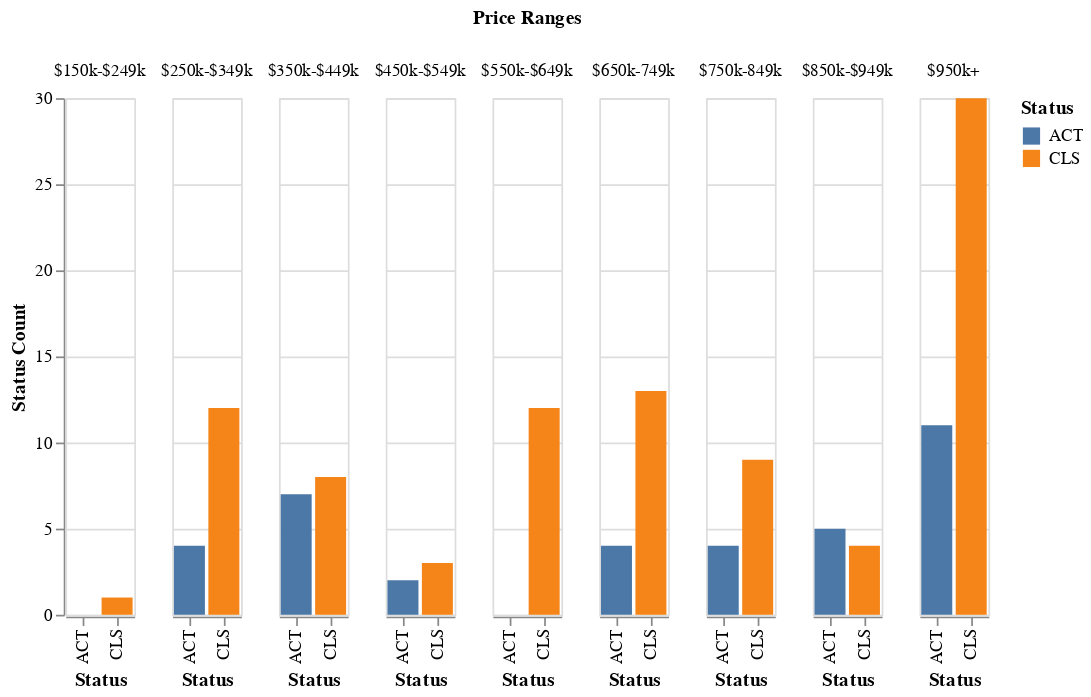

Notebook cell for this chart:
### Code cell
import altair as alt
# from altair_save import save

last_month_count = df_last_30[['Cat','price_range','price']].groupby(['Cat','price_range']).count()
last_month_count.reset_index(level=0, inplace=True)
last_month_count.reset_index(level=0, inplace=True)

last_month_count = last_month_count.rename(columns={'price_range':'Price Ranges',
                                                    'Cat':'Status',
                                                    'price':'Status Count'}) 
source = last_month_count

alt.Chart(source).mark_bar().encode(
    x='Status:O',
    y='Status Count:Q',
    color='Status:N',
    column='Price Ranges:N'
)

### Figure 1 — Vega-Lite specification as saved in the notebook (floating-point values rounded to 4 significant figures)
{"config": {"view": {"continuousWidth": 400, "continuousHeight": 300}}, "data": {"name": "data-c967a49835d0e80f1fba33cdc9b65fb6"}, "mark": "bar", "encoding": {"color": {"field": "Status", "type": "nominal"}, "column": {"field": "Price Ranges", "type": "nominal"}, "x": {"field": "Status", "type": "ordinal"}, "y": {"field": "Status Count", "type": "quantitative"}}, "$schema": "https://vega.github.io/schema/vega-lite/v4.17.0.json", "datasets": {"data-c967a49835d0e80f1fba33cdc9b65fb6": [{"Price Ranges": "$150k-$249k", "Status": "ACT", "Status Count": 0}, {"Price Ranges": "$250k-$349k", "Status": "ACT", "Status Count": 4}, {"Price Ranges": "$350k-$449k", "Status": "ACT", "Status Count": 7}, {"Price Ranges": "$450k-$549k", "Status": "ACT", "Status Count": 2}, {"Price Ranges": "$550k-$649k", "Status": "ACT", "Status Count": 0}, {"Price Ranges": "$650k-749k", "Status": "ACT", "Status Count": 4}, {"Price Ranges": "$750k-849k", "Status": "ACT", "Status Count": 4}, {"Price Ranges": "$850k-$949k", "Status": "ACT", "Status Count": 5}, {"Price Ranges": "$950k+", "Status": "ACT", "Status Count": 11}, {"Price Ranges": "$150k-$249k", "Status": "CLS", "Status Count": 1}, {"Price Ranges": "$250k-$349k", "Status": "CLS", "Status Count": 12}, {"Price Ranges": "$350k-$449k", "Status": "CLS", "Status Count": 8}, {"Price Ranges": "$450k-$549k", "Status": "CLS", "Status Count": 3}, {"Price Ranges": "$550k-$649k", "Status": "CLS", "Status Count": 12}, {"Price Ranges": "$650k-749k", "Status": "CLS", "Status Count": 13}, {"Price Ranges": "$750k-849k", "Status": "CLS", "Status Count": 9}, {"Price Ranges": "$850k-$949k", "Status": "CLS", "Status Count": 4}, {"Price Ranges": "$950k+", "Status": "CLS", "Status Count": 30}]}}
